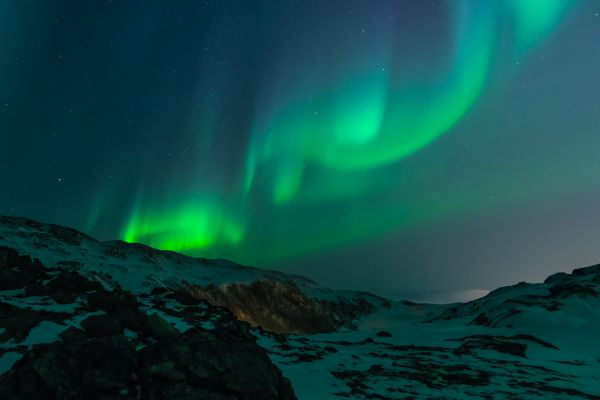
#> input picture 01.Write&Read-Images/Cam_Image.jpg, 600 x 400 px, given in place of the camera
$ python '3)CamshiftObjectTracking.py'
#> lines starting #> are read from the running program, lines starting #| are printed output that depends on the picture; after the words box and inside, x2 and y2 are one past the last pixel; in counts of white or black regions, pixels touching at a corner belong together
import numpy as np
import cv2

# Initialize webcam
cap = cv2.VideoCapture(0)

# take first frame of the video
ret, frame = cap.read()
#> frame is the input picture: shape (400, 600, 3); mean B, G, R 69.3, 72, 15.4

# setup default location of window
r, h, c, w = 240, 100, 400, 160
track_window = (c, r, w, h)

# Crop region of interest for tracking
roi = frame[r:r + h, c:c + w]
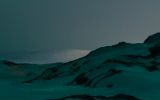
#> roi: shape (100, 160, 3); mean B, G, R 69.9, 67.5, 35.1

# Convert cropped window to HSV color space
hsv_roi = cv2.cvtColor(roi, cv2.COLOR_BGR2HSV)
#> hsv_roi: shape (100, 160, 3); mean H, S, V 92.7, 155.8, 70.5

# Create a mask between the HSV bounds
lower_blue = np.array([80,50,50])
upper_blue = np.array([130,255,255])
mask = cv2.inRange(hsv_roi, lower_blue, upper_blue)
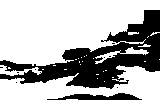
#> mask: shape (100, 160); 68.4% white; 10 black regions (8 under 20 px), largest, box (x1, y1, x2, y2) and area: (0, 10, 160, 89) 4655, (47, 93, 142, 100) 393

# Obtain the color histogram of the ROI
roi_hist = cv2.calcHist([hsv_roi], [0], mask, [180], [0, 180])
#> roi_hist = 180 values, max 1512 at index 94, min 0 at index 0, mean 60.77

# Normalize values to lie between the range 0, 255
cv2.normalize(roi_hist, roi_hist, 0, 255, cv2.NORM_MINMAX)

# Setup the termination criteria
# We stop calculating the centroid shift after ten iterations
# or if the centroid has moved at least 1 pixel
term_crit = (cv2.TERM_CRITERIA_EPS | cv2.TERM_CRITERIA_COUNT, 10, 1)

while True:

    # Read webcam frame
    ret, frame = cap.read()

    if ret == True:
        # Convert to HSV
        hsv = cv2.cvtColor(frame, cv2.COLOR_BGR2HSV)
#> hsv: shape (400, 600, 3); mean H, S, V 90.5, 202.7, 77.1

        # Calculate the histogram back projection
        # Each pixel's value is it's probability
        dst = cv2.calcBackProject([hsv], [0], roi_hist, [0, 180], 1)
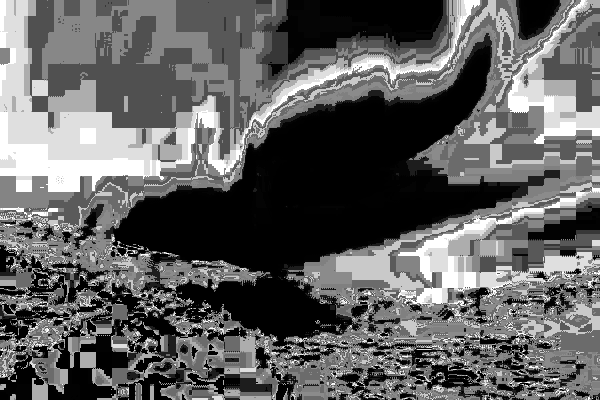
#> dst: shape (400, 600); min 0, max 255, mean 96.9

        # apply Camshift to get the new location
        ret, track_window = cv2.CamShift(dst, track_window, term_crit)
#> ret = ((453, 275), (124.9, 193.5), 83.07); track_window = (356, 212, 194, 126)

        # Draw it on image
        # We use polylines to represent Adaptive box
        pts = cv2.boxPoints(ret)
#> pts = [[349.4, 224.7], [541.5, 201.3], [556.6, 325.3], [364.5, 348.7]]
        pts = np.int0(pts)
#> pts = [[349, 224], [541, 201], [556, 325], [364, 348]]
        img2 = cv2.polylines(frame, [pts], True, 255, 2)

        cv2.imshow('Camshift Tracking', img2)

        if cv2.waitKey(1) == 13:  # 13 is the Enter Key
#> (key Esc is pressed here)
            break

    else:
        break

cv2.destroyAllWindows()
cap.release()
